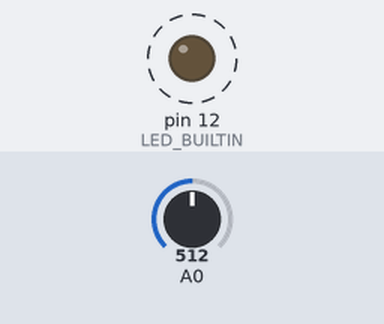
Simulated run of this sketch. Board: Arduino Uno, built with avr-gcc and run on an emulated ATmega328P. Parts: output pins drawn as LEDs (lit = HIGH). Dashed ring = blinking. The test bench sets the inputs (shaded band); at power-on: A0 = 512.

Above: at 1.8 s.
1.9 s: A0 set to 306
At 2.2 s:
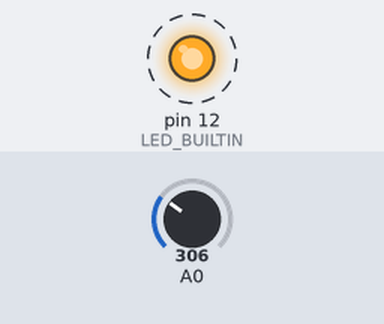
5.4 s: A0 set to 122
At 5.57 s:
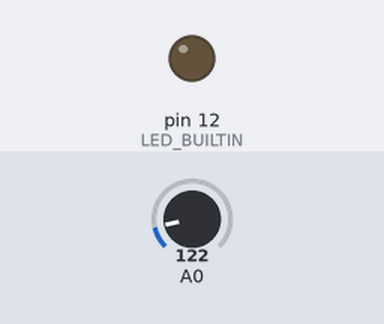
Timing chart, 0 to 14.9 s (numbered marks = the images above; inputs shaded):
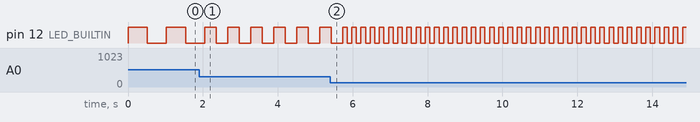

The sketch:

ex1.ino
```cpp
#define LED_BUILTIN 12
// the setup function runs once when you press reset or power the board
void setup() {
  // initialize digital pin LED_BUILTIN as an output.
  pinMode(LED_BUILTIN, OUTPUT);
}

// the loop function runs over and over again forever
void loop() {
  int m=analogRead(A0);
  digitalWrite(LED_BUILTIN, HIGH);  // turn the LED on (HIGH is the voltage level)
  delay(m);                      // wait for a second
  digitalWrite(LED_BUILTIN, LOW);   // turn the LED off by making the voltage LOW
  delay(m);                      // wait for a second
  Serial.println(m);
  delay(1);
}
```

Measured:
- after the input at 1.9 s, pin 12 (LED_BUILTIN): alternates HIGH for 0.31 s and LOW for 0.31 s, starting after 0.46 s
- by itself, pin 12 (LED_BUILTIN): alternates HIGH for 0.51 s and LOW for 0.51 s
